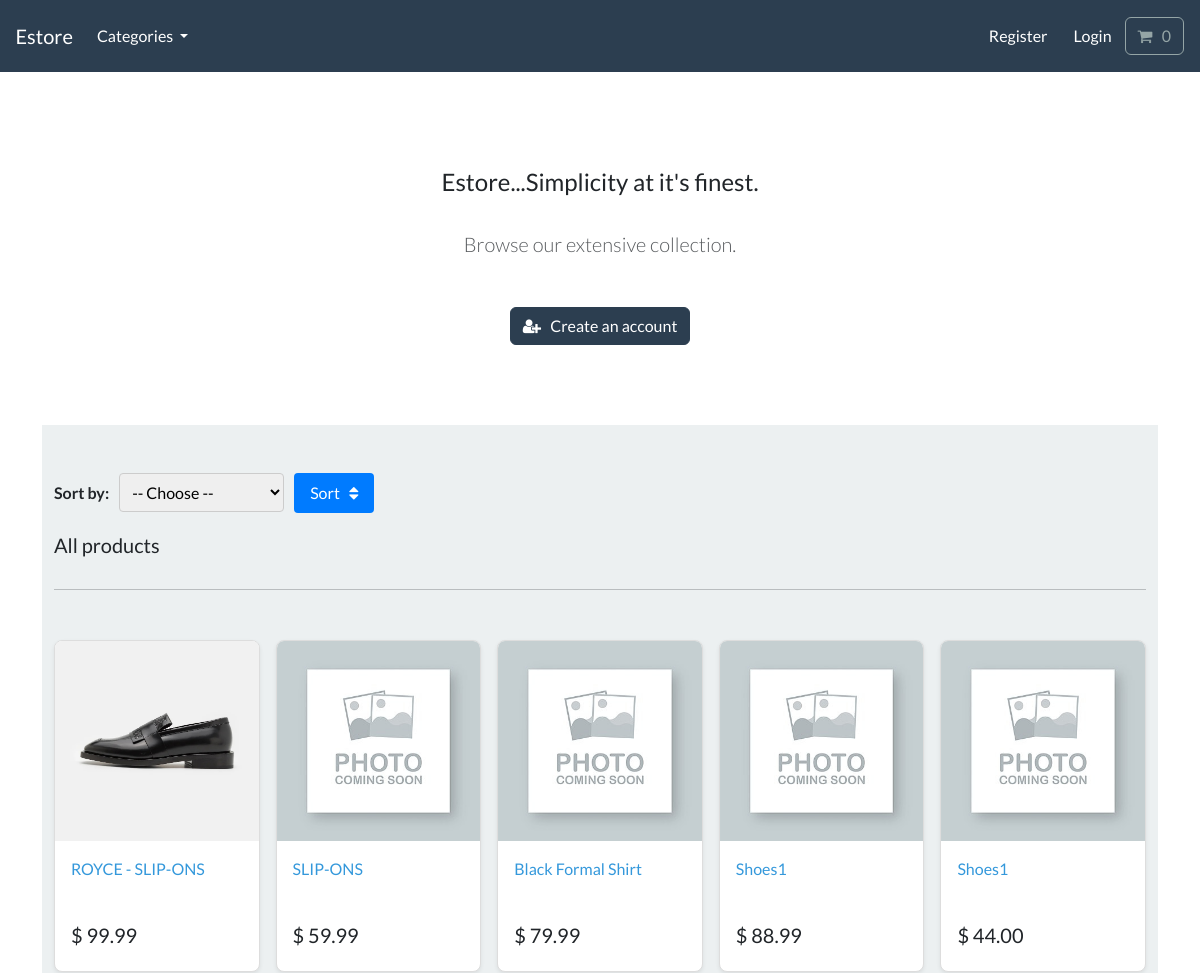
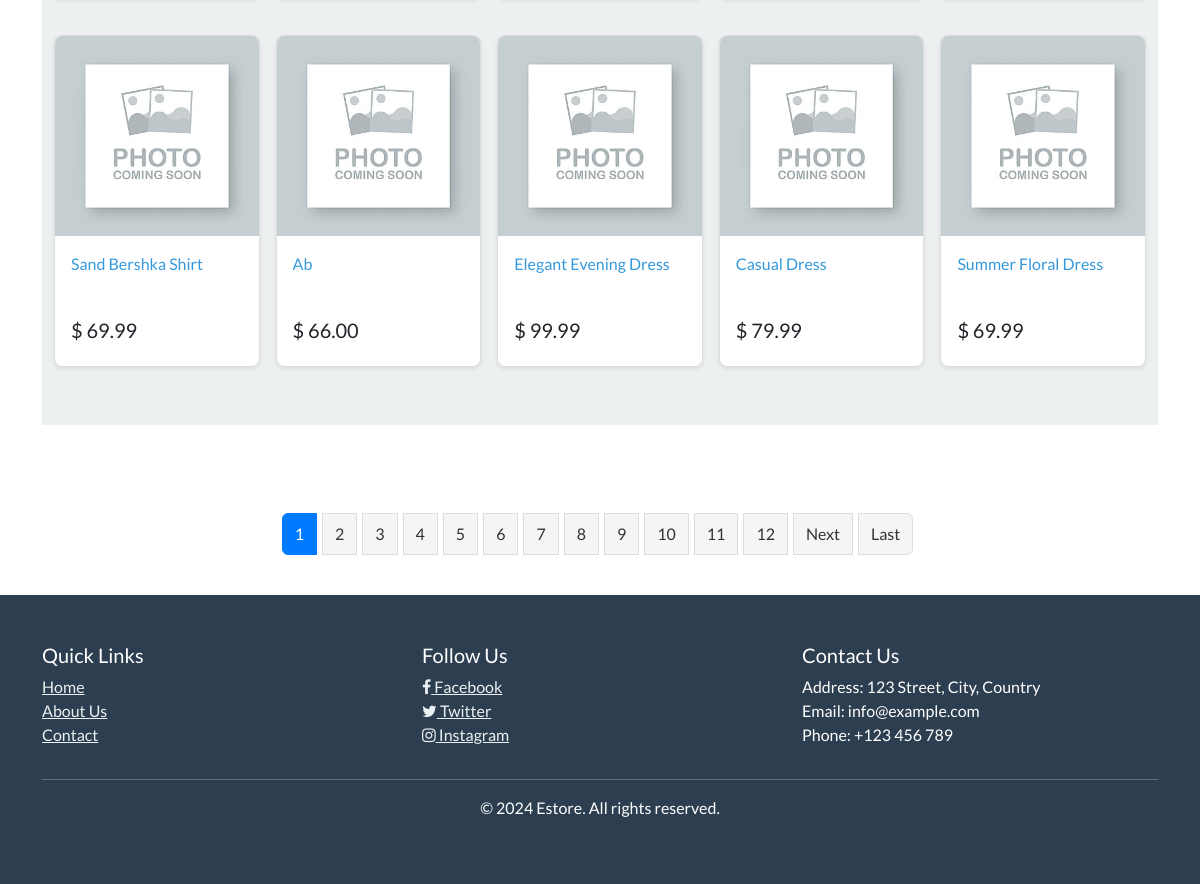
The page / on the database its author committed (2 pictures, top to bottom).
### store/models.py (models this page shows, shortened)
class Product(models.Model):
    category = models.ForeignKey(
        Category, related_name="product", on_delete=models.CASCADE, null=True
    )
    title = models.CharField(max_length=250)
    brand = models.CharField(max_length=250, default="unbranded")
    description = models.TextField(blank=True)
    slug = AutoSlugField(populate_from="title", unique=True)
    price = models.DecimalField(max_digits=6, decimal_places=2)
    default_image = models.ImageField(
        default="/images/default.jpg", upload_to="images/"
    )
    class Meta:
        verbose_name_plural = "products"
    def get_absolute_url(self):
        return reverse("product-info", args=[self.slug])

### store/views.py (the view)
# urls.py: path("", include("store.urls")),  # Store
def store(request):
    all_products = Product.objects.all()
    sort_by = request.GET.get("sort_by")
    if sort_by == "price_asc":
        all_products = all_products.order_by("price")
    elif sort_by == "price_desc":
        all_products = all_products.order_by("-price")
    elif sort_by == "name_asc":
        all_products = all_products.order_by("title")
    elif sort_by == "name_desc":
        all_products = all_products.order_by("-title")
    paginator = Paginator(all_products, 10)  # Show 10 products per page
    page_number = request.GET.get("page")
    try:
        products = paginator.page(page_number)
    except PageNotAnInteger:
        products = paginator.page(1)
    except EmptyPage:
        products = paginator.page(paginator.num_pages)
    context = {
        "my_products": products,
        "sort_by": sort_by,
    }
    return render(request, "store/store.html", context)

### cart/cart.py (called while the page is built)
    def __len__(self):
        return sum(item["qty"] for item in self.cart.values())

### cart/context_processors.py (called while the page is built)
def cart(request):
    return {"cart": Cart(request)}

### store/models.py (called while the page is built)
    def get_absolute_url(self):
        return reverse("list-category", args=[self.slug])

### store/views.py (called while the page is built)
def categories(request):
    all_categories = Category.objects.all()
    return {"all_categories": all_categories}

### store/templates/store/store.html (shortened to what this page needs)
{% extends "./base.html" %}
{% load static %}
{% block content %}
    <section class="py-4 text-center container">
        {% if not user.is_authenticated %}
            <div class="row py-lg-5">
                <div class="col-lg-6 col-md-8 mx-auto">
                    <h4> Estore...Simplicity at it's finest. </h4>
                    <br>
                    <p class="lead text-muted">
                    Browse our extensive collection.
                    </p>
                    <br>
                    <a href="{% url "register" %}" class="btn btn-primary my-2"> <i class="fa fa-user-plus" aria-hidden="true"></i> &nbsp; Create an account </a>
                </div>
            </div>
        {% endif %}
    </section>
    <div class="album py-5 bg-light">
        <div class="container">
            <form method="get" action="{% url 'store' %}" class="sort-form">
                <label for="sort_by">Sort by:</label>
                <select name="sort_by" id="sort_by">
                    <option value="">-- Choose --</option>
                </select>
                <button type="submit">Sort &nbsp; <i class="fa fa-sort" aria-hidden="true"></i></button>
            </form>
            <div class="pb-3 h5"> All products </div>
            <hr>
            <br>
            <div class="row row-cols-1 row-cols-sm-2 row-cols-md-5 g-3">
                {% for product in my_products %}
                    <div class="col">
                        <div class="card shadow-sm">
                            <img class="img-fluid" alt="Responsive image" src="{{product.default_image.url}}">
                            <div class="card-body">
                                <p class="card-text">
                                    <a class="text-info text-decoration-none" href="{{product.get_absolute_url}}">{{product.title | capfirst}}</a>
                                </p>
                                <div class="d-flex justify-content-between align-items-center">
                                    <h5>$ {{product.price}} </h5>
                                </div>
                            </div>
                        </div>
                    </div>
                {% endfor %}
            </div>
        </div>
    </div>
    <br>
    <br>
    <div class="pagination justify-content-center">
        <ul class="pagination">
        {% for num in my_products.paginator.page_range %}
            {% if my_products.number == num %}
            <li class="page-item active" aria-current="page"><span class="page-link">{{ num }} <span class="sr-only">(current)</span></span></li>
            {% else %}
            <li class="page-item"><a class="page-link" href="?page={{ num }}">{{ num }}</a></li>
            {% endif %}
        {% endfor %}
        {% if my_products.has_next %}
            <li class="page-item"><a class="page-link" href="?page={{ my_products.next_page_number }}">Next</a></li>
            <li class="page-item"><a class="page-link" href="?page={{ my_products.paginator.num_pages }}">Last</a></li>
        {% endif %}
        </ul>
    </div>
    <br>
{% endblock %}

### static/css/styles.css (style rules this page uses)
.card { border-radius: 10px; margin-bottom: 70px; }
.card-body { border-radius: 10px; }
.text-muted { color: #999; }
.sort-form { display: flex; align-items: center; margin-bottom: 20px; }
.sort-form label { margin-right: 10px; font-weight: bold; }
.sort-form select { padding: 8px; font-size: 16px; border: 1px solid #ccc; border-radius: 4px; margin-right: 10px; }
.sort-form button { padding: 8px 16px; font-size: 16px; background-color: #007bff; color: white; border: none; border-radius: 4px; cursor: pointer; }
.pagination { display: flex; justify-content: center; margin-top: 20px; }
.pagination .page-item { display: inline-block; margin-right: 5px; }
.pagination .page-link { padding: 8px 12px; border: 1px solid #ddd; background-color: #f5f5f5; color: #333; text-decoration: none; }
.pagination .page-item.active .page-link { background-color: #007bff; border-color: #007bff; color: white; }
.card { width: 100%; min-width: auto; height: auto; background-color: #fff; border: 1px solid #ddd; border-radius: 8px; overflow: hidden; margin: 10px; margin-inline-start: auto; margin-inline-end: auto; }
.card img { object-fit: cover; height: 200px; width: 100%; }
.card-text { height: 50px; overflow: hidden; text-overflow: ellipsis; }

### rows shown on the page
Product: default_image (picture), title "ROYCE - SLIP-ONS", price "99.99"
Product: default_image (placeholder picture), title "SLIP-ONS", price "59.99"
Product: default_image (placeholder picture), title "Black Formal Shirt", price "79.99"
Product: default_image (placeholder picture), title "Shoes1", price "88.99"
Product: default_image (placeholder picture), title "Shoes1", price "44.00"
Product: default_image (placeholder picture), title "Sand Bershka Shirt", price "69.99"
Product: default_image (placeholder picture), title "Ab", price "66.00"
Product: default_image (placeholder picture), title "Elegant Evening Dress", price "99.99"
Product: default_image (placeholder picture), title "Casual Dress", price "79.99"
Product: default_image (placeholder picture), title "Summer Floral Dress", price "69.99"

### other values the page prints
{{ num }} "1"
{{ num }} "2" "3" "4" "5" "6" "7" "8" "9" "10" "11" "12"
